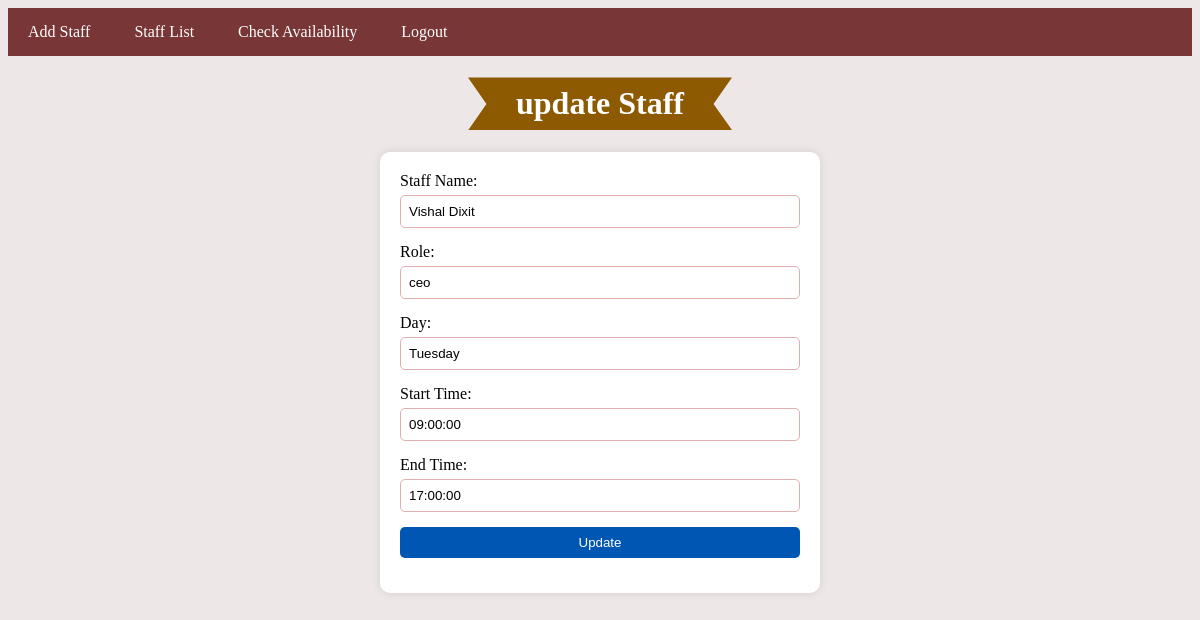
The app's page /update.php?id=25 (signed in) with its own data.
### tables this page shows
CREATE TABLE `staff_availability` (
  `id` int(11) NOT NULL,
  `name` varchar(255) NOT NULL,
  `role` varchar(255) NOT NULL,
  `day` varchar(255) NOT NULL,
  `start_time` time NOT NULL,
  `end_time` time NOT NULL
);

### update.php (the view, shortened to what this page needs)
<!DOCTYPE html>
<html lang="en">
<head>
    <link rel="stylesheet" href="style.css">
</head>
<body>
<nav>
    <a href="add.php">Add Staff</a>
    <a href="display.php">Staff List</a>
    <a href="check.php">Check Availability</a>
    <a href="home.php?logout=true">Logout</a>
</nav>
<h1><span>update Staff</span></h1>
<?php
include 'connection.php';
if(isset($_GET['id'])) {
    $id = $_GET['id'];
    $showquery = "SELECT * FROM staff_availability WHERE id=$id";
    $showdata = mysqli_query($con, $showquery);
    if($showdata && mysqli_num_rows($showdata) > 0) {
        $arrdata = mysqli_fetch_array($showdata);
    } else {
        echo "<script>alert('No data found for the given ID');</script>";
    }
}
?>
<form action="" method="POST">
    <label for="name">Staff Name:</label>
    <input type="text" name="name" value="<?php echo isset($arrdata['name']) ? $arrdata['name'] : ''; ?>" >
    <label for="role">Role:</label>
    <input type="text" name="role" value="<?php echo isset($arrdata['role']) ? $arrdata['role'] : ''; ?>">
    <label for="day">Day:</label>
    <input type="text" name="day" value="<?php echo isset($arrdata['day']) ? $arrdata['day'] : ''; ?>">
    <label for="start_time">Start Time:</label>
    <input type="text" name="start_time" value="<?php echo isset($arrdata['start_time']) ? $arrdata['start_time'] : ''; ?>">
    <label for="end_time">End Time:</label>
    <input type="text" name="end_time" value="<?php echo isset($arrdata['end_time']) ? $arrdata['end_time'] : ''; ?>">
    <input type="submit" name="submit" value="Update">
</form>
</body>
</html>

### style.css (style rules this page uses)
nav { background-color: #580505c7; padding: 15px 0; text-align: left; }
nav a { color: white; text-decoration: none; margin: 0 20px; transition: color 0.3s; }
h1 span { background: rgb(141, 90, 2); color: #fff; display: inline-block; padding: .5rem 3rem; clip-path: polygon(100% 0, 93% 50%, 100% 99%, 0% 100%, 7% 50%, 0% 0%); }
h1 { text-align: center; }
form { max-width: 400px; margin: 0 auto; border-radius: 10px; background-color: white; padding: 20px; box-shadow: 0px 0px 10px rgba(0, 0, 0, 0.1); color: black; }
form label { display: block; margin-bottom: 5px; }
form input[type="text"], form input[type="password"], form input[type="submit"], form button { width: 100%; padding: 8px; margin-bottom: 15px; box-sizing: border-box; border: 1px solid #e1aeae; border-radius: 5px; }
form input[type="submit"], form button { background-color: #0056b3; color: white; border: none; cursor: pointer; }
a { text-decoration: none; color: blue; }
body { background-color: rgba(201, 177, 177, 0.306); color: #ffffff; }

### records on screen
staff_availability: name "Vishal Dixit", role "ceo", day "Tuesday", start_time "09:00:00", end_time "17:00:00"
